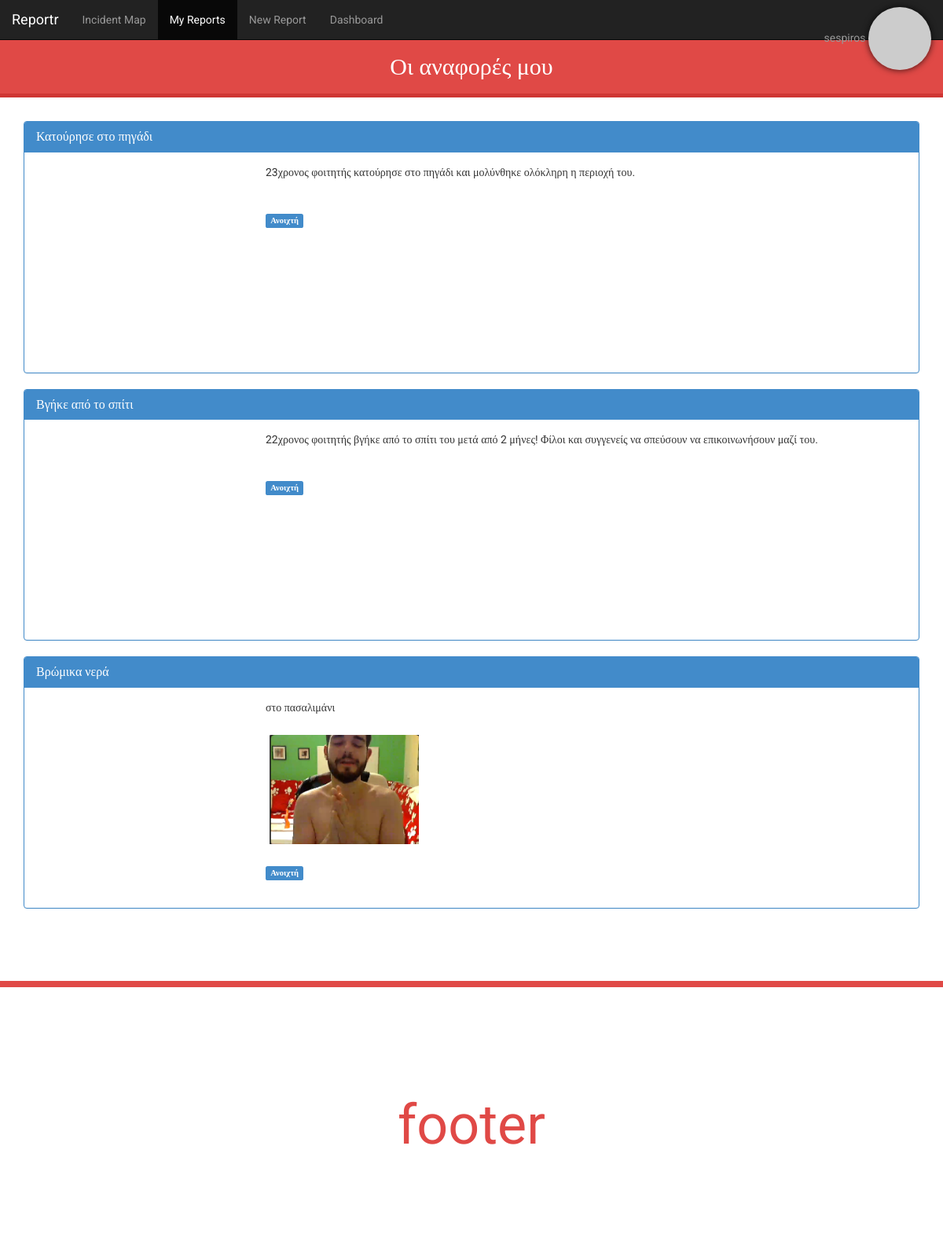
Page /myreports.php (signed in) on the committed database.
### tables this page shows
CREATE TABLE IF NOT EXISTS `web_report_details` (
  `report_id` int(10) NOT NULL,
  `title` varchar(40) NOT NULL,
  `description` text NOT NULL,
  `latitude` decimal(17,14) NOT NULL,
  `longitude` decimal(17,14) NOT NULL,
  `category_id` int(10) NOT NULL,
  UNIQUE KEY `report_id` (`report_id`),
  KEY `category_id` (`category_id`)
);

CREATE TABLE IF NOT EXISTS `web_report_images` (
  `id` int(10) NOT NULL AUTO_INCREMENT,
  `path` varchar(255) NOT NULL,
  `report_id` int(10) NOT NULL,
  PRIMARY KEY (`id`),
  KEY `FK_report_image` (`report_id`)
);

### views/myreports.php (the view, shortened to what this page needs)
<?php include('_header.php'); ?>
    <header>
        <nav class="navbar navbar-inverse navbar-fixed-top" role="navigation">
        <div class="container-fluid">
            <div class="navbar-header">
            <a class="navbar-brand" href="#">Reportr</a>
            </div>
            <div class="collapse navbar-collapse" id="main-nav">
            <ul class="nav navbar-nav navbar-left">
                <li><a href="index.php">Incident Map</a></li>
                <li class="active"><a href="#">My Reports</a></li>
                <li><a href="newreport.php">New Report</a></li>
<?php if ($login->isUserAdmin() == true) {
    echo '<li><a href="dashboard.php">Dashboard</a></li>';
}?>
            </ul>
            <ul class="nav navbar-nav navbar-right">
                <li class="dropdown">
                <a href="#" class="navbar-brand dropdown-toggle user-img" data-toggle="dropdown"><?php echo $_SESSION['user_name'] . " " . $login->user_gravatar_image_tag?></a>
                </li>
            </ul>
            </div>
        </div>
        </nav>
    </header>
    <h2 class="coloured-banner1 text-center">Οι αναφορές μου</h2>
    <div class="container">
<?php
    require_once('config/connect.php');
    $stmt = $pdo->prepare("SELECT * FROM web_reports INNER JOIN web_report_details on web_reports.id=web_report_details.report_id WHERE submitter_id=:sid");
    $stmt->bindParam(':sid', $_SESSION['user_id']);
    if ($stmt->execute()) {
        while ($row = $stmt->fetch()) {
            $imgStmt = $pdo->prepare("SELECT path FROM web_report_images WHERE report_id=:rid");
            $imgStmt->bindParam(':rid', $row['id']);
            $reportClosed = $row["status"] == 'Closed';
            if ($imgStmt->execute()) {
                $images = $imgStmt->fetchAll();
            }
?>
    <article class="report panel panel-<?php echo $reportClosed ? "success" : "primary"; ?>" id="report-<?php echo $row['id']; ?>">
        <div class="panel-heading" data-toggle="collapse" data-target="#report-<?php echo $row['id']; ?> .panel-body">
            <h3 class="panel-title"><?php echo $row['title']; ?></h3>
        </div>
        <div class="panel-body collapse in">
            <div class="container-fluid">
                <div class="row">
                    <div class="col-md-3">
                        <div class="small-map-view"></div>
                    </div>
                    <div class="col-md-9">
                        <p>
                        <?php echo $row['description']; ?>
                        </p>
                        <div class="image-grid clearfix">
                            <?php
                            $imgId = 0;
                            foreach($images as $reportImage) {
                            $imgId++;
                            ?>
                            <a href="<?php echo $reportImage['path']; ?>" data-lightbox="image-<?php echo $imgId; ?>"><img src="<?php echo $reportImage['path'];?>" alt=""></a>
                            <?php } ?>
                        </div>
<?php
                            if ($reportClosed) {
?>
                        <blockquote class="comment">
                            <p><?php echo $row["comment"]; ?></p>
                            <footer>admin</footer>
                        </blockquote>
                        <span class="label label-success">Κλειστή</span>
<?php
                            } else {
?>
                        <span class="label label-primary">Ανοιχτή</span>
<?php
                            }
?>
                    </div>
                </div>
            </div>
        </div>
    </article>
<?php
        }
    }
?>
	</div>
    <div class="page-footer page-footer-red">
        <p>footer</p>
    </div>
  </body>
</html>

### views/css/reportr.css (style rules this page uses)
html { position: relative; min-height: 100%; }
body { padding-top: 50px; padding-bottom: 60px; font-family: 'Roboto', 'sans-serif'; height: 100%; }
.coloured-banner1 { margin-top: 0px; margin-bottom: 30px; padding: 0.6em; background-color: #E04946; border-bottom: 5px solid #CF3633; color: #ffffff; }
.navbar .user-img { padding-top: 9px; font-size: 14px; }
.small-map-view { height: 250px; width: 100%; }
.report .panel-heading { cursor: pointer; }
.image-grid { margin: 20px 0; }
.image-grid img { max-width: 25%; border: 5px solid #fff; float: left; }
body { margin-bottom: 330px; }
.page-footer { position: absolute; bottom: 0; width: 100%; height: 350px; border-top: 8px solid; line-height: 350px; font-size: 5em; text-align: center; }
.page-footer-red { border-color: #E04946; color: #E04946; }

### views/css/lightbox.css (style rules this page uses)
body:after { content: url(../img/close.png) url(../img/loading.gif) url(../img/prev.png) url(../img/next.png); display: none; }

### rows in the picture
web_report_details: title "Κατούρησε στο πηγάδι", description "23χρονος φοιτητής κατούρησε στο πηγάδι και μολύνθηκε ολόκληρη η περιοχή του."
web_report_details: title "Βγήκε από το σπίτι", description "22χρονος φοιτητής βγήκε από το σπίτι του μετά από 2 μήνες! Φίλοι και συγγενείς να σπεύσουν να επικοινωνήσουν μαζί του."
web_report_details: title "Βρώμικα νερά", description "στο πασαλιμάνι"
web_report_images: path (picture)

### other values in the picture
$_SESSION['user_name'] "sespiros"
